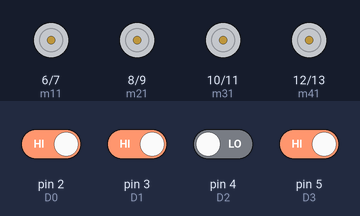
Recording of a sketch running on a simulated Arduino Uno, built with avr-gcc and run on an emulated ATmega328P. Parts: motor-driver pin pairs drawn as motors (green arrow = first pin HIGH = forward, orange = second pin HIGH = backward, longer = more drive). Inputs (shaded band) come from the test bench; at power-on: pin 2 (D0), pin 3 (D1), pin 5 (D3) HIGH, pin 4 (D2) LOW. What the sketch prints to the serial monitor is not drawn.

Above: at 1.2 s.
1.3 s: pin 3 (D1) driven LOW
At 2.0 s:
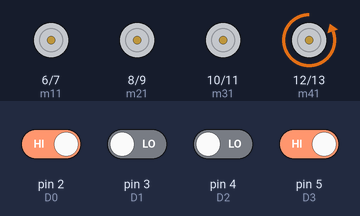
2.8 s: pin 2 (D0) driven LOW
At 3.3 s:
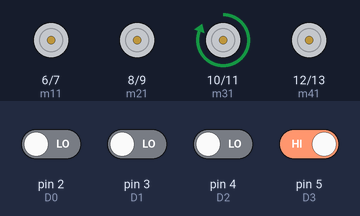
4.3 s: pin 4 (D2) driven HIGH
At 5.5 s:
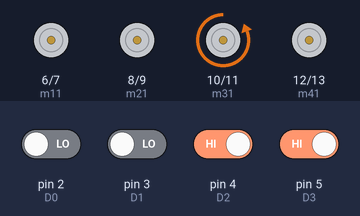
5.8 s: pin 5 (D3) driven LOW
At 6.7 s:
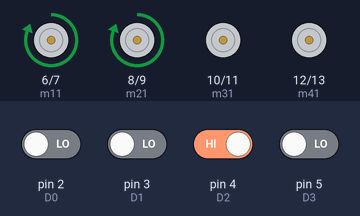
7.3 s: pin 3 (D1) driven HIGH
At 7.9 s:
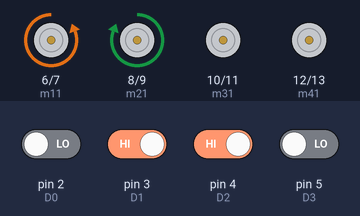
8.8 s: pin 4 (D2) driven LOW
At 10.2 s:
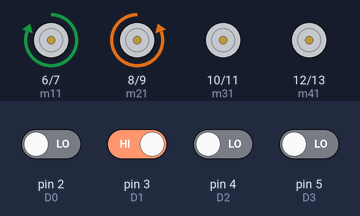
Timing chart, 0 to 11.3 s (numbered marks = the images above; inputs shaded):
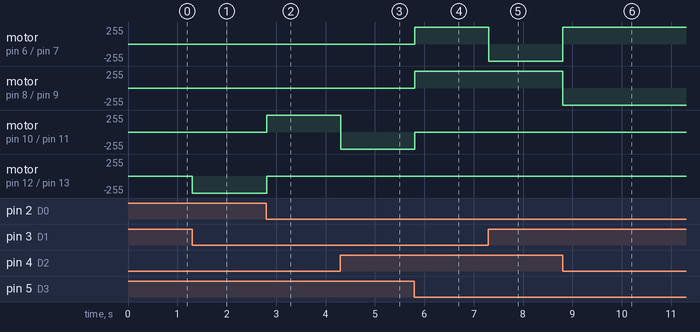

Measured:
- after the input at 1.3 s, motor on pin 12 (m41) / pin 13 (m42): stopped → backward 255/255 at once
- after the input at 2.8 s, motor on pin 10 (m31) / pin 11 (m32): stopped → forward 255/255 at once; motor on pin 12 (m41) / pin 13 (m42): backward 255/255 → stopped at once
- after the input at 4.3 s, motor on pin 10 (m31) / pin 11 (m32): forward 255/255 → backward 255/255 at once
- after the input at 5.8 s, motor on pin 6 (m11) / pin 7 (m12), motor on pin 8 (m21) / pin 9 (m22): stopped → forward 255/255 at once; motor on pin 10 (m31) / pin 11 (m32): backward 255/255 → stopped at once
- after the input at 7.3 s, motor on pin 6 (m11) / pin 7 (m12): forward 255/255 → backward 255/255 at once
- after the input at 8.8 s, motor on pin 6 (m11) / pin 7 (m12): backward 255/255 → forward 255/255 at once; motor on pin 8 (m21) / pin 9 (m22): forward 255/255 → backward 255/255 at once

The sketch:

skype_2.ino
```cpp
#define m11 6 //setting 6-13 pins for motor driver and 2-5 pins for DTMF
#define m12 7
#define m21 8
#define m22 9
#define m31 10
#define m32 11
#define m41 12
#define m42 13
#define D0 2
#define D1 3
#define D2 4
#define D3 5
void forward()
{
   digitalWrite(m11, HIGH);
   digitalWrite(m12, LOW);
   digitalWrite(m21, HIGH);
   digitalWrite(m22, LOW);
   digitalWrite(m31, LOW);
   digitalWrite(m32, LOW);
   digitalWrite(m41, LOW);
   digitalWrite(m42, LOW);
}
void backward()
{
   digitalWrite(m11, LOW);
   digitalWrite(m12, HIGH);
   digitalWrite(m21, LOW);
   digitalWrite(m22, HIGH);
   digitalWrite(m31, LOW);
   digitalWrite(m32, LOW);
   digitalWrite(m41, LOW);
   digitalWrite(m42, LOW);
}
void left()
{
   digitalWrite(m11, HIGH);
   digitalWrite(m12, LOW);
   digitalWrite(m21, LOW);
   digitalWrite(m22, HIGH);
   digitalWrite(m31, LOW);
   digitalWrite(m32, LOW);
   digitalWrite(m41, LOW);
   digitalWrite(m42, LOW);
}
void right()
{
   digitalWrite(m11, LOW);
   digitalWrite(m12, HIGH);
   digitalWrite(m21, HIGH);
   digitalWrite(m22, LOW);
   digitalWrite(m31, LOW);
   digitalWrite(m32, LOW);
   digitalWrite(m41, LOW);
   digitalWrite(m42, LOW);
}
void Stop()
{
   digitalWrite(m11, LOW);
   digitalWrite(m12, LOW);
   digitalWrite(m21, LOW);
   digitalWrite(m22, LOW);
   digitalWrite(m31, LOW);
   digitalWrite(m32, LOW);
   digitalWrite(m41, LOW);
   digitalWrite(m42, LOW);
}
void up()
{
    digitalWrite(m31,HIGH);
    digitalWrite(m32,LOW);
    digitalWrite(m11, LOW);
    digitalWrite(m12, LOW);
    digitalWrite(m21, LOW);
    digitalWrite(m22, LOW);
    digitalWrite(m41, LOW);
    digitalWrite(m42, LOW);


}
void down()
{
    digitalWrite(m31,LOW);
    digitalWrite(m32,HIGH);
    digitalWrite(m11, LOW);
    digitalWrite(m12, LOW);
    digitalWrite(m21, LOW);
    digitalWrite(m22, LOW);
    digitalWrite(m41, LOW);
    digitalWrite(m42, LOW);


}
void hold()
{
    digitalWrite(m41,HIGH);
    digitalWrite(m42,LOW);
    digitalWrite(m11, LOW);
    digitalWrite(m12, LOW);
    digitalWrite(m21, LOW);
    digitalWrite(m22, LOW);
    digitalWrite(m31, LOW);
    digitalWrite(m32, LOW);

}
void rel()
{
    digitalWrite(m41,LOW);
    digitalWrite(m42,HIGH);
    digitalWrite(m11, LOW);
    digitalWrite(m12, LOW);
    digitalWrite(m21, LOW);
    digitalWrite(m22, LOW);
    digitalWrite(m31, LOW);
    digitalWrite(m32, LOW);

}
void setup()
{
  Serial.begin(9600);
  pinMode(D0, INPUT);// initializing 2,3,4&5 pins of arduino as input
  pinMode(D1, INPUT);
  pinMode(D2, INPUT);
  pinMode(D3, INPUT);
  pinMode(m11, OUTPUT);//initializing 6,7,8,9,10,11,12&13 pins of arduino as output
  pinMode(m12, OUTPUT);
  pinMode(m21, OUTPUT);
  pinMode(m22, OUTPUT);
  pinMode(m31, OUTPUT);
  pinMode(m32, OUTPUT);
  pinMode(m41, OUTPUT);
  pinMode(m42, OUTPUT);

}
void loop()
{
  int temp1=digitalRead(D0);
  int temp2=digitalRead(D1);
  int temp3=digitalRead(D2);
  int temp4=digitalRead(D3);

  if(temp1==0 && temp2==0 && temp3==1 && temp4==0)//if 2 is pressed,robo moves forward
  {
   Serial.println("2");
   forward();
  }
  else if(temp1==0 && temp2==1 && temp3==0 && temp4==0)//if 4 is pressed,robo moves left
  {
    Serial.println("4");
    left();
  }
  else if(temp1==0 && temp2==1 && temp3==1 && temp4==0)//if 6 is pressed,robo moves right
  {
    Serial.println("6");
    right();
  }
  else if(temp1==1 && temp2==0 && temp3==0 && temp4==0)//if 8 is pressed,robo moves backword

  {
    Serial.println("8");
    backward();
  }
   else if(temp1==0 && temp2==0 && temp3==0 && temp4==1)//if 1 is pressed,arm moves up
   {
    Serial.println("1");
    up();
   }
   else if(temp1==0 && temp2==0 && temp3==1 && temp4==1)//if 3 is pressed,arm moves down
   {
    Serial.println("3");
    down();
   }
   else if(temp1==0 && temp2==1 && temp3==1 && temp4==1)//if 7 is pressed,arm open the jaw
   {
    Serial.println("7");
    hold();
   }
   else if(temp1==1 && temp2==0 && temp3==0 && temp4==1)//if 9 is pressed,arm close the jaw
   {
    Serial.println("9");
    rel();
   }
   else if(temp1==0 && temp2==1 && temp3==0 && temp4==1)//if 5 is pressed,robo stop
   {
    Serial.println("5");
    Stop();
   }


}
```
